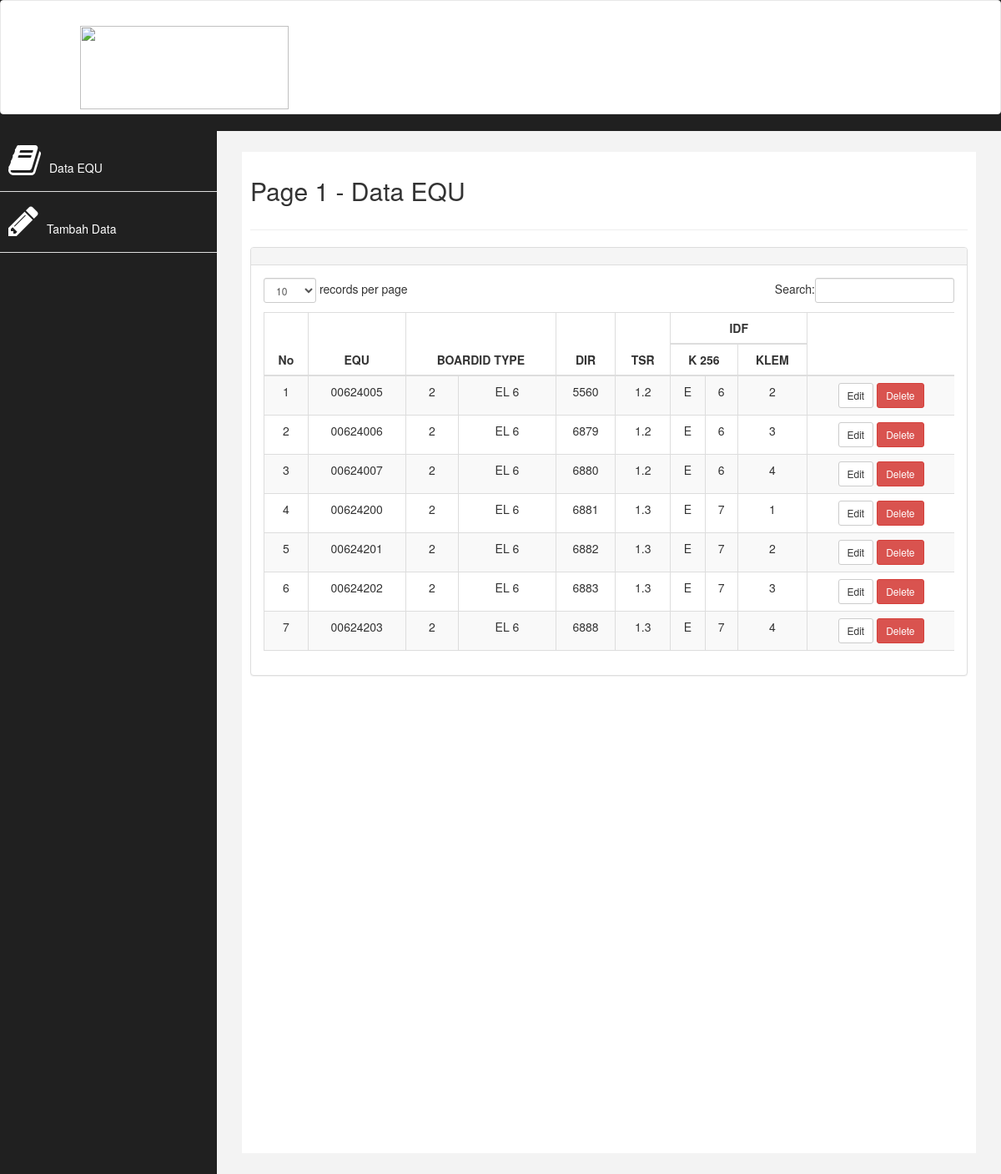
The page / on the database its author committed.
### tables this page shows
CREATE TABLE `equ` (
  `no_equ` varchar(15) NOT NULL,
  `tipe_1` char(5) NOT NULL,
  `tipe_2` char(5) NOT NULL,
  `dir` char(5) NOT NULL,
  `tsr` float NOT NULL,
  `huruf` char(2) NOT NULL,
  `angka` int(5) NOT NULL,
  `klem` smallint(2) NOT NULL
);

### application/views/layout/wrapper.php (called while the page is built)
<?php
require_once('head.php');
require_once('header.php');
require_once('nav.php');
require_once('content.php');
require_once('footer.php');

### application/controllers/Home.php (called while the page is built, shortened)
<?php
class Home extends CI_Controller
{
	 public function __construct()
        {
                $this->load->model('equ_model');
                $this->load->helper('url');
        }
	public function index()
	{
		$equ = $this->equ_model->listing();
		$data = array ( 'title'		=> 'Page 1 - Data EQU',
						'equ'		=> $equ,
						'isi'		=> 'home/list');
		$this->load->view('layout/wrapper', $data);
	}
}

### index.php (called while the page is built, shortened)
<?php
require_once BASEPATH.'core/CodeIgniter.php';

### application/views/layout/content.php (called while the page is built)
<?php
if ($isi)
{
	$this->load->view($isi);
}

### application/models/Equ_model.php (called while the page is built, shortened)
<?php
class Equ_model extends CI_Model {
		public function listing()
		{
			$this->db->select('equ.*');
			$this->db->from('equ');
			$query = $this->db->get();
			return $query->result();
		}
}

### application/views/home/list.php (the view, shortened to what this page needs)
<div class="table-responsive">
<table class="table table-striped table-bordered table-hover" id="dataTables-example">
<thead>
    <tr>
        <th rowspan="2">No</th>
        <th rowspan="2">EQU</th>
        <th rowspan="2" colspan="2">BOARDID TYPE</th>
        <th rowspan="2">DIR</th>
        <th rowspan="2">TSR</th>
        <th colspan="3">IDF</th>
        <th rowspan="2"></th>
    </tr>
    <tr>
        <th colspan="2">K 256</th>
        <th>KLEM</th>
    </tr>
</thead>
<tbody>
    <?php $i =1; foreach ($equ as $equ)
    { ?>
    <tr class="odd gradeX">
        <td><?php echo $i ?></td>
        <td><?php echo $equ->no_equ ?></td>
        <td><?php echo $equ->tipe_1 ?></td>
        <td><?php echo $equ->tipe_2 ?></td>
        <td><?php echo $equ->dir ?></td>
        <td><?php echo $equ->tsr ?></td>
        <td><?php echo $equ->huruf ?></td>
        <td><?php echo $equ->angka ?></td>
        <td><?php echo $equ->klem ?></td>
        <td>
            <?=anchor('home/update/' . $equ->no_equ, 'Edit',['class'=>'btn btn-default btn-sm'])?>
            <?=anchor('home/delete/' . $equ->no_equ, 'Delete',['class'=>'btn btn-danger btn-sm', 'onclick'=>'return confirm(\'Are you sure?\')'])?>
                    </td>
    </tr>
    <?php $i++;} ?>
</tbody>
</table>
</div>

### application/views/layout/head.php (shortened to what this page needs)
<!DOCTYPE html>
<html xmlns="http://www.w3.org/1999/xhtml">
<head>
    <link href="<?php echo base_url() ?>assets/css/bootstrap.css" rel="stylesheet" />
    <link href="<?php echo base_url() ?>assets/css/font-awesome.css" rel="stylesheet" />
    <link href="<?php echo base_url() ?>assets/css/custom.css" rel="stylesheet" />
    <link href="<?php echo base_url() ?>assets/js/dataTables/dataTables.bootstrap.css" rel="stylesheet" />
    <link rel="stylesheet" href="<?php echo base_url() ?>assets/fa/viewLogin.css"  >
        <link rel="stylesheet" type="text/css" href="//netdna.bootstrapcdn.com/bootstrap/3.0.3/css/bootstrap.min.css">
        <link rel="stylesheet" type="text/css" href="//cdn.datatables.net/plug-ins/9dcbecd42ad/integration/bootstrap/3/dataTables.bootstrap.css">
</head>
<body>
    <div id="wrapper">

### application/views/layout/header.php (shortened to what this page needs)
 <nav style="background-color: white" class="navbar navbar-default navbar-cls-top " role="navigation" style="margin-bottom: 0">
  <div style="background-color: white; padding: 15px 50px 5px 50px; float: left; font-size: 24px;"> <a href="<?php echo base_url('home') ?>"><img style="background-color: white" src="https://vignette.wikia.nocookie.net/logopedia/images/9/90/Pertamina_Logo.png/revision/latest?cb=20120721233850" width="200 height="50"/></a>
   </div>
</nav>

### application/views/layout/nav.php
    <nav class="navbar-default navbar-side" role="navigation">
<div class="sidebar-collapse">
    <ul class="nav" id="main-menu">
        <li>
            <a  href="<?php echo base_url('home') ?>"><i class="fa fa-book fa-3x"></i>Data EQU</a>
        </li>
       <li>
            <a  href="<?php echo base_url('home/tambah') ?>"><i class="fa fa-pencil fa-3x"></i>Tambah Data</a>
        </li>
    </ul>
</div>
</nav>
<div id="page-wrapper" >
<div id="page-inner">
    <div class="row">
        <div class="col-md-12">
         <h2><?php echo $title ?></h2>
        </div>
    </div>
     <hr />
<div class="row">
    <div class="col-md-12">
        <div class="panel panel-default">
            <div class="panel-heading">
            </div>
            <div class="panel-body">

### application/views/layout/footer.php (shortened to what this page needs)
</div>
</div>
</div>
</div>
</div>
</div>
</div>
</body>
</html>

### assets/css/custom.css (style rules this page uses)
body { font-family: 'Open Sans', sans-serif; }
#wrapper { width: 100%; background:#202020; }
#page-wrapper { padding: 15px 15px; min-height: 600px; background:#F3F3F3; }
#page-inner { width:100%; margin:10px 20px 10px 0px; background-color:#fff!important; padding:10px; min-height:1200px; }
h2 { color: #f00; }
.sidebar-collapse , .sidebar-collapse .nav { background:none; }
.sidebar-collapse .nav { padding:0; }
.sidebar-collapse .nav > li > a { color:#fff; background:#202020; text-shadow:none; }
.sidebar-collapse > .nav > li > a { padding:15px 10px; }
.sidebar-collapse > .nav > li { border-bottom: 1px solid rgba(107, 108, 109, 0.19); }
.navbar-side { border:none; background-color: #202020; }
.navbar-cls-top { background:#4D4D4D; border-bottom:none; }
.navbar-default { border:0px solid black; }
.nav > li > a > i { margin-right:10px; }
@media (min-width:768px) { #page-wrapper { margin: 0 0 0 260px; padding: 15px 30px; min-height: 1200px; } }
@media (min-width:768px) { .navbar-side { z-index: 1; position: absolute; width: 260px; } }
@media (min-width:768px) { .navbar { border-radius: 0px; } }

### assets/css/viewLogin.css (style rules this page uses)
* { padding-left: 0px; padding-right: 0px; }
#utama,body { background: url("1.jpg"); background-size: 100% 100%; height: 645px; }
img { width: 250px; height: 100px; margin-left: 45px; margin-top: 15px; }
a { text-decoration: none; color: black; }

### application/views/home/list.php (style rules this page uses)
th, td { text-align: center; }

### rows shown on the page
equ: no_equ "00624005", tipe_1 "2", tipe_2 "EL 6", dir "5560", tsr "1.2", huruf "E", angka "6", klem "2", no_equ "Edit", no_equ "Delete"
equ: no_equ "00624006", tipe_1 "2", tipe_2 "EL 6", dir "6879", tsr "1.2", huruf "E", angka "6", klem "3", no_equ "Edit", no_equ "Delete"
equ: no_equ "00624007", tipe_1 "2", tipe_2 "EL 6", dir "6880", tsr "1.2", huruf "E", angka "6", klem "4", no_equ "Edit", no_equ "Delete"
equ: no_equ "00624200", tipe_1 "2", tipe_2 "EL 6", dir "6881", tsr "1.3", huruf "E", angka "7", klem "1", no_equ "Edit", no_equ "Delete"
equ: no_equ "00624201", tipe_1 "2", tipe_2 "EL 6", dir "6882", tsr "1.3", huruf "E", angka "7", klem "2", no_equ "Edit", no_equ "Delete"
equ: no_equ "00624202", tipe_1 "2", tipe_2 "EL 6", dir "6883", tsr "1.3", huruf "E", angka "7", klem "3", no_equ "Edit", no_equ "Delete"
equ: no_equ "00624203", tipe_1 "2", tipe_2 "EL 6", dir "6888", tsr "1.3", huruf "E", angka "7", klem "4", no_equ "Edit", no_equ "Delete"

### other values the page prints
$title "Page 1 - Data EQU"
